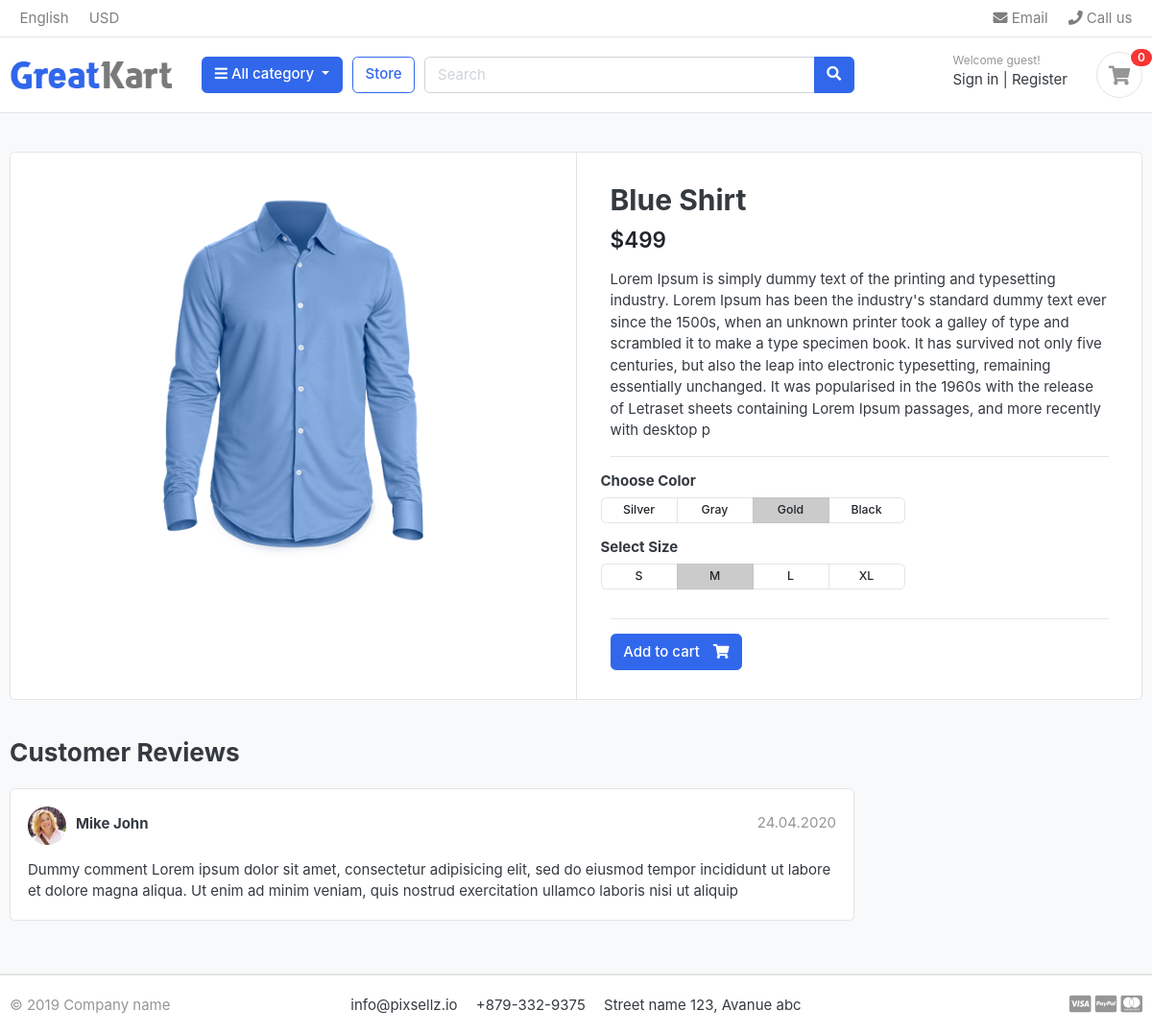
Before: /store/shirts/blue-shirt/ with the older database file.
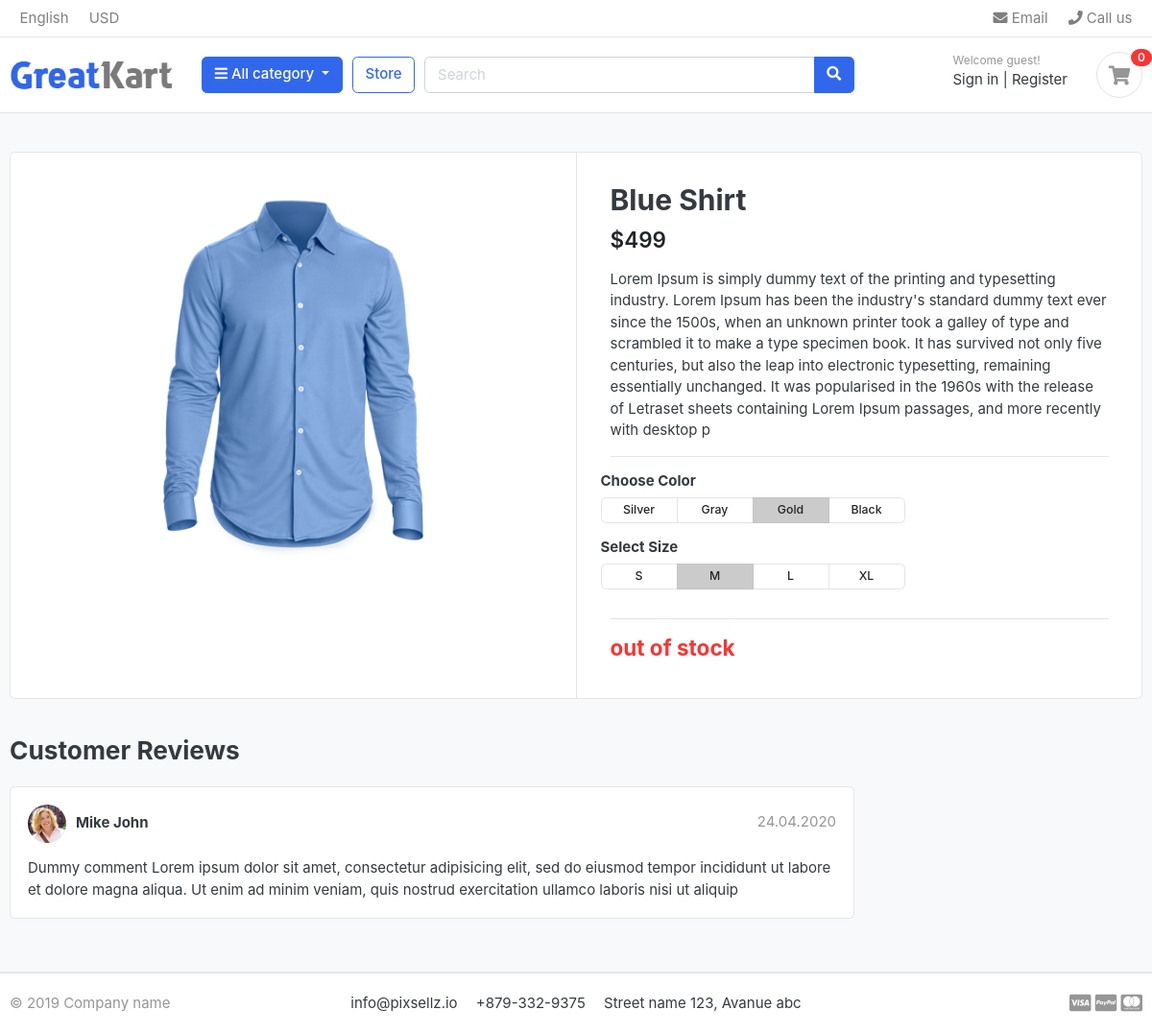
After: the same page with the newer database file.
### store/views.py (the view)
# urls.py: path('<slug:category_slug>/<slug:product_slug>/', ProductDetails.as_view(), name='product_details'),
class ProductDetails(DetailView):
    template_name = "product-detail.html"
    def get_object(self):
        try:
            return Products.objects.get(category__slug=self.kwargs['category_slug'],
                                        slug=self.kwargs['product_slug'])
        except Exception:
            raise Exception

### carts/views.py (called while the page is built)
def _get_cart_id(request):
    key = request.session.session_key
    if not key:
        key = request.session.create()
    return key

### category/models.py (called while the page is built)
    def get_absolute_url(self):
        return reverse('product_by_category', args=[self.slug])

### context/cart.py (called while the page is built)
def cart_items_count(request):
    try:
        cart = Cart.objects.get(cart_id=_get_cart_id(request))
        return dict(cart_items_count=cart.cart_items.count())
    except ObjectDoesNotExist:
        return dict(cart_items_count=0)

### context/category.py (called while the page is built)
def category_link(request):
    links = Category.objects.all()
    return dict(links=links)

### templates/product-detail.html (shortened to what the changed rows need)
{% extends 'base.html' %} {% block content %} {% load static %}
<section class="section-content padding-y bg">
    <div class="container">
        <div class="card">
            <div class="row no-gutters">
                <main class="col-md-6 border-left">
                    <article class="content-body">
                        <h2 class="title">{{ object.product_name }}</h2>
                        <div class="mb-3">
                            <var class="price h4">${{ object.price }}</var>
                        </div>
                        <p>{{ object.description }}</p>
                        <hr />
                        <div class="row">
                            <div class="item-option-select">
                            </div>
                        </div>
                        <div class="row">
                            <div class="item-option-select">
                            </div>
                        </div>
                        <hr />
                        {% if object.stock <= 0 %}
                        <h4 class="text-danger">out of stock</h4>
                        {% else %}
                        <a href="{% url 'add_to_cart' object.id %}" class="btn btn-primary">
                            <span class="text">Add to cart</span>
                            <i class="fas fa-shopping-cart"></i>
                        </a>
                        {% endif %}
                    </article>
                </main>
            </div>
        </div>
        <br />
    </div>
</section>
{% endblock content %}

Changed rows visible on the page:
changed Products "Blue Shirt": stock 20 → 0 (drawn)
Other visible differences:
text no longer shown: "Add to cart"
text now shown: "out of stock"
